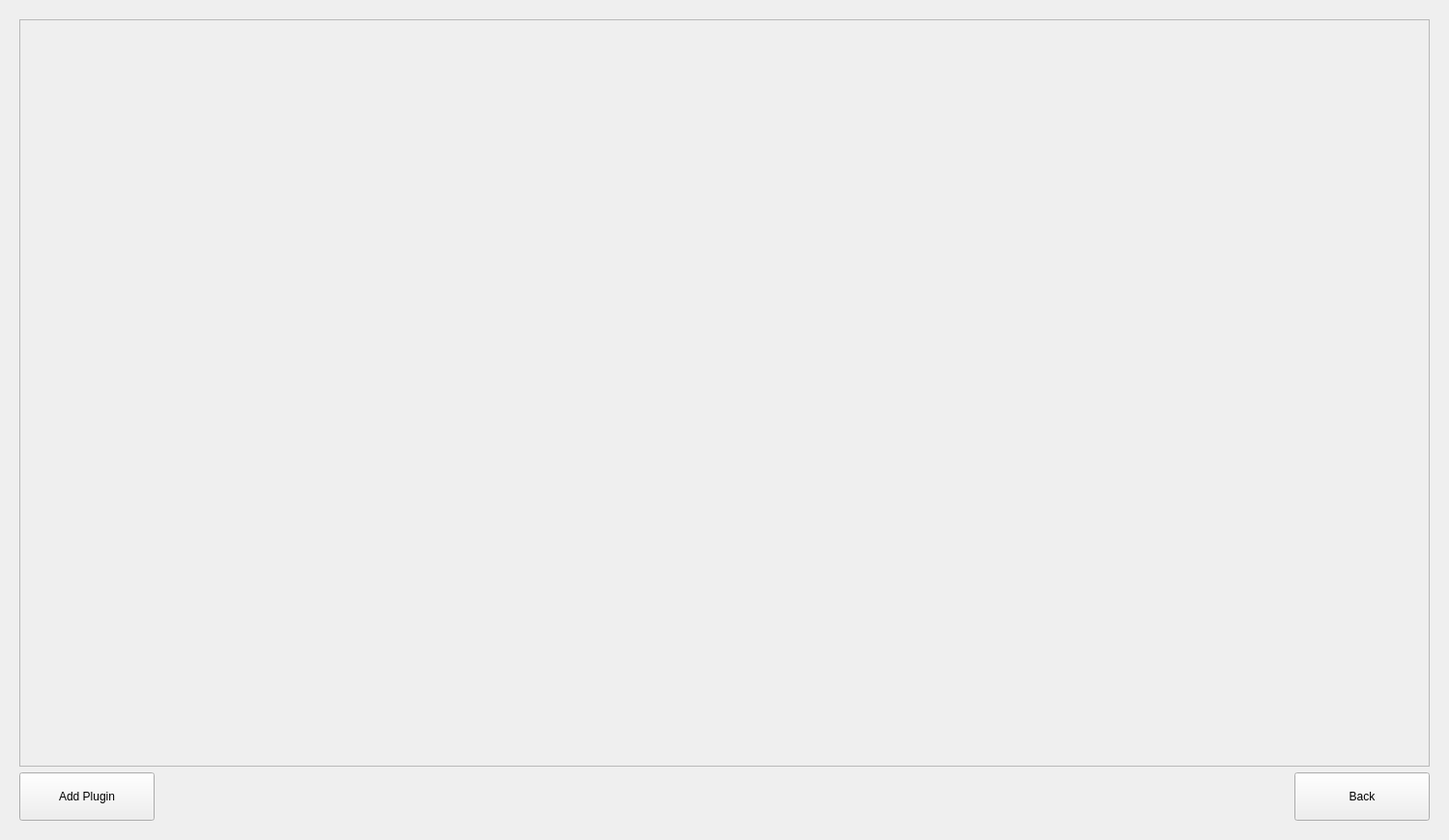
<?xml version="1.0" encoding="UTF-8"?>
<ui version="4.0">
 <class>PluginsListForm</class>
 <widget class="QWidget" name="PluginsListForm">
  <property name="geometry">
   <rect>
    <x>0</x>
    <y>0</y>
    <width>1500</width>
    <height>870</height>
   </rect>
  </property>
  <layout class="QVBoxLayout" name="mainLayout">
   <item>
    <widget class="QStackedWidget" name="stackedWidget">
     <widget class="QWidget" name="pageList">
      <layout class="QVBoxLayout" name="verticalLayout">
       <item>
        <widget class="QScrollArea" name="scrollArea">
         <property name="widgetResizable">
          <bool>true</bool>
         </property>
         <widget class="QWidget" name="scrollAreaWidgetContents">
          <property name="geometry">
           <rect>
            <x>0</x>
            <y>0</y>
            <width>1462</width>
            <height>774</height>
           </rect>
          </property>
          <layout class="QVBoxLayout" name="pluginsContainer">
           <item>
            <spacer name="verticalSpacer">
             <property name="orientation">
              <enum>Qt::Orientation::Vertical</enum>
             </property>
             <property name="sizeHint" stdset="0">
              <size>
               <width>0</width>
               <height>0</height>
              </size>
             </property>
            </spacer>
           </item>
          </layout>
         </widget>
        </widget>
       </item>
       <item>
        <layout class="QHBoxLayout" name="buttonsLayout">
         <item>
          <widget class="QPushButton" name="addItemButton">
           <property name="minimumSize">
            <size>
             <width>140</width>
             <height>50</height>
            </size>
           </property>
           <property name="text">
            <string>Add Plugin</string>
           </property>
          </widget>
         </item>
         <item>
          <spacer name="hSpacer">
           <property name="orientation">
            <enum>Qt::Orientation::Horizontal</enum>
           </property>
           <property name="sizeHint" stdset="0">
            <size>
             <width>0</width>
             <height>0</height>
            </size>
           </property>
          </spacer>
         </item>
         <item>
          <widget class="QPushButton" name="backToAnalyzerButton">
           <property name="minimumSize">
            <size>
             <width>140</width>
             <height>50</height>
            </size>
           </property>
           <property name="text">
            <string>Back</string>
           </property>
          </widget>
         </item>
        </layout>
       </item>
      </layout>
     </widget>
     <widget class="QWidget" name="pageSelection">
      <layout class="QVBoxLayout" name="selectionLayout"/>
     </widget>
     <widget class="QWidget" name="pagePluginView">
      <layout class="QVBoxLayout" name="pluginViewLayout"/>
     </widget>
    </widget>
   </item>
  </layout>
 </widget>
 <resources/>
 <connections/>
</ui>
